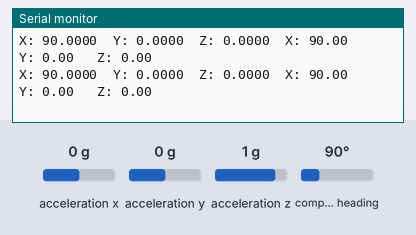
Simulated run of this sketch. Board: Arduino Uno, built with avr-gcc and run on an emulated ATmega328P. On the bench: the last lines printed to the serial monitor. The test bench sets the inputs (shaded band); at power-on: acceleration x 0 g, compass heading 90°, acceleration z 1 g, acceleration y 0 g.

Above: at 3.3 s.
3.4 s: acceleration x set to -1.4 g
At 3.53 s:
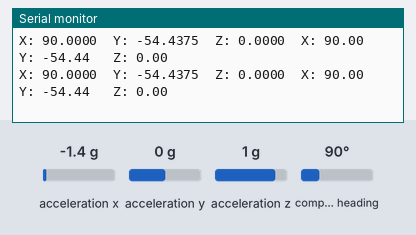
4.9 s: compass heading set to 7°
At 4.92 s:
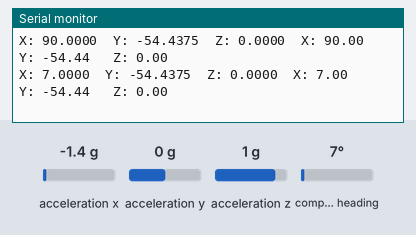
7.9 s: acceleration z set to -1.4 g
At 7.9 s:
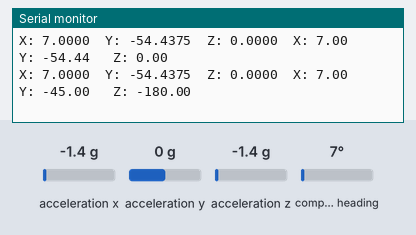
10.9 s: acceleration x set to 0 g
At 11.0 s:
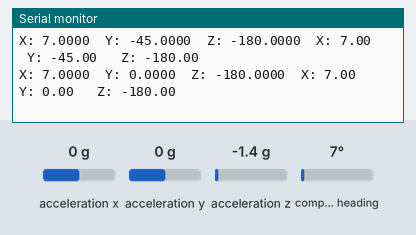
13.9 s: acceleration z set to 0 g
At 13.98 s:
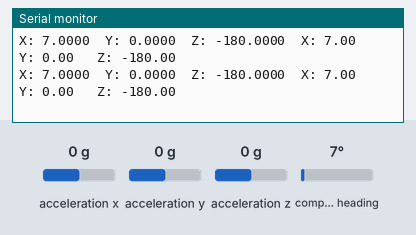
Timing chart, 0 to 16.9 s (numbered marks = the images above; inputs shaded):
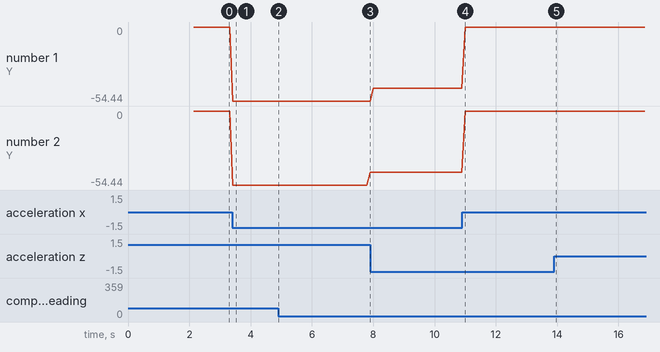

Measured:
- after the input at 3.4 s, the serial monitor: prints a new line at once (image 1)
- after the input at 4.9 s, the serial monitor: prints a new line at once (image 2)
- after the input at 10.9 s, the serial monitor: prints a new line after 0.10 s (image 4)
- plotted number 1: 0 → -54.44 after the input at 3.4 s, -54.44 → -45 after the input at 7.9 s, -45 → 0 after the input at 10.9 s
- plotted number 2: 0 → -54.44 after the input at 3.4 s, -54.44 → -45 after the input at 4.9 s, -45 → 0 after the input at 10.9 s

The sketch:

sensorexample.xlsx.ino
```cpp
#include <Wire.h>
#include <Adafruit_Sensor.h>
#include <Adafruit_BNO055.h>
#include <utility/imumaths.h>

/* This driver uses the Adafruit unified sensor library (Adafruit_Sensor),
   which provides a common 'type' for sensor data and some helper functions.

   To use this driver you will also need to download the Adafruit_Sensor
   library and include it in your libraries folder.

   You should also assign a unique ID to this sensor for use with
   the Adafruit Sensor API so that you can identify this particular
   sensor in any data logs, etc.  To assign a unique ID, simpLOWly
   provide an appropriate value in the constructor below (12345
   is used by default in this example).

   Connections
   ===========
   Connect SCL to SCL pin (analog 5 on Arduino UNO)
   Connect SDA to SDA pin (analog 4 on Arduino UNO)
   Connect VDD to 3-5V DC (depending on your board's logic level)
   Connect GROUND to common ground

   History
   =======
   2015/MAR/03  - First release (KTOWN)
   2015/AUG/27  - Added calibration and system status helpers
*/

/* Set the delay between fresh samples */
#define BNO055_SAMPLERATE_DELAY_MS (100)

// Check I2C device address and correct line below (by default address is 0x29 or 0x28)
//                                   id, address
Adafruit_BNO055 bno = Adafruit_BNO055(55, 0x28);

/**************************************************************************/
/*
    Displays some basic information on this sensor from the unified
    sensor API sensor_t type (see Adafruit_Sensor for more information)
*/
/**************************************************************************/
void displaySensorDetails(void)
{
  sensor_t sensor;
  bno.getSensor(&sensor);
  Serial.println("------------------------------------");
  Serial.print  ("Sensor:       "); Serial.println(sensor.name);
  Serial.print  ("Driver Ver:   "); Serial.println(sensor.version);
  Serial.print  ("Unique ID:    "); Serial.println(sensor.sensor_id);
  Serial.print  ("Max Value:    "); Serial.print(sensor.max_value); Serial.println(" xxx");
  Serial.print  ("Min Value:    "); Serial.print(sensor.min_value); Serial.println(" xxx");
  Serial.print  ("Resolution:   "); Serial.print(sensor.resolution); Serial.println(" xxx");
  Serial.println("------------------------------------");
  Serial.println("");
  delay(500);
}

/**************************************************************************/
/*
    Display some basic info about the sensor status
*/
/**************************************************************************/
void displaySensorStatus(void)
{
  /* Get the system status values (mostly for debugging purposes) */
  uint8_t system_status, self_test_results, system_error;
  system_status = self_test_results = system_error = 0;
  bno.getSystemStatus(&system_status, &self_test_results, &system_error);

  /* Display the results in the Serial Monitor */
  Serial.println("");
  Serial.print("System Status: 0x");
  Serial.println(system_status, HEX);
  Serial.print("Self Test:     0x");
  Serial.println(self_test_results, HEX);
  Serial.print("System Error:  0x");
  Serial.println(system_error, HEX);
  Serial.println("");
  delay(500);
}

/**************************************************************************/
/*
    Display sensor calibration status
*/
/**************************************************************************/
void displayCalStatus(void)
{
  imu::Vector<3> euler = bno.getVector(Adafruit_BNO055::VECTOR_EULER);

  /* Display the floating point data */
  Serial.print("\tX: ");
  Serial.print(euler.x());
  Serial.print("\t Y: ");
  Serial.print(euler.y());
  Serial.print("\t Z: ");
  Serial.print(euler.z());
  Serial.println("");
}

/**************************************************************************/
/*
    Arduino setup function (automatically called at startup)
*/
/**************************************************************************/
void setup(void)
{
  Serial.begin(9600);
  Serial.println("Orientation Sensor Test"); Serial.println("");

  /* Initialise the sensor */
  if(!bno.begin())
  {
    /* There was a problem detecting the BNO055 ... check your connections */
    Serial.print("Ooops, no BNO055 detected ... Check your wiring or I2C ADDR!");
    while(1);
  }

  delay(1000);

  /* Display some basic information on this sensor */
  displaySensorDetails();

  /* Optional: Display current status */
  displaySensorStatus();

  bno.setExtCrystalUse(true);
}

/**************************************************************************/
/*
    Arduino loop function, called once 'setup' is complete (your own code
    should go here)
*/
/**************************************************************************/
void loop(void)
{
  /* Get a new sensor event */
  sensors_event_t event;
  bno.getEvent(&event);

  /* Display the floating point data */
  Serial.print("X: ");
  Serial.print(event.orientation.x, 4);
  Serial.print("\tY: ");
  Serial.print(event.orientation.y, 4);
  Serial.print("\tZ: ");
  Serial.print(event.orientation.z, 4);

  /* Optional: Display calibration status */
  displayCalStatus();

  /* Optional: Display sensor status (debug only) */
  //displaySensorStatus();

  /* New line for the next sample */
  Serial.println("");

  /* Wait the specified delay before requesting nex data */
  delay(BNO055_SAMPLERATE_DELAY_MS);
}
```
